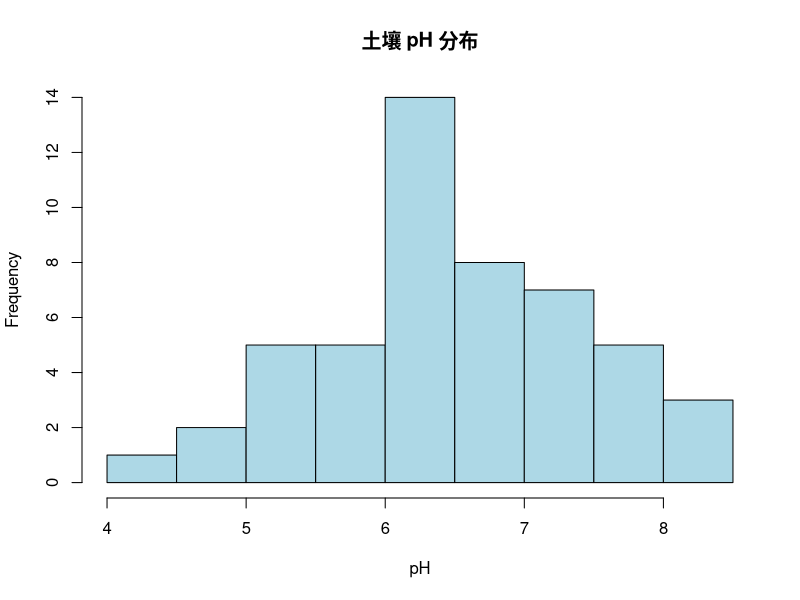
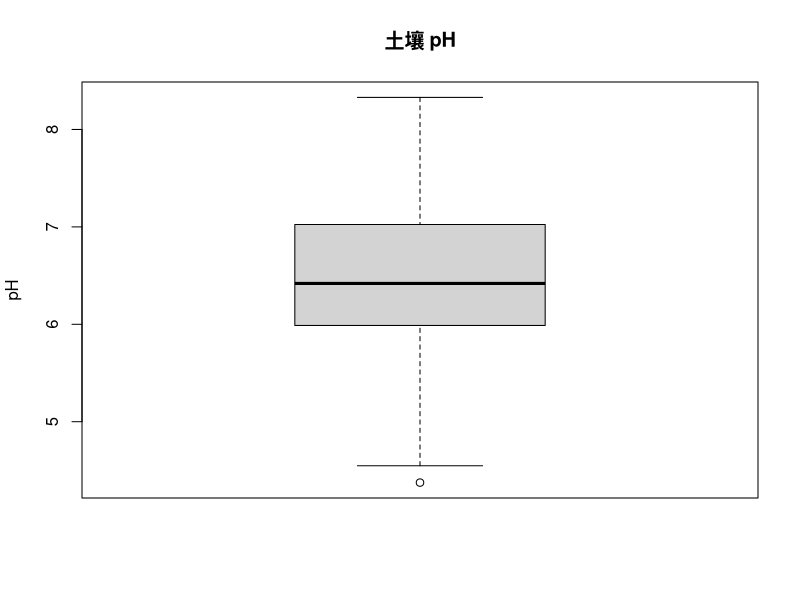
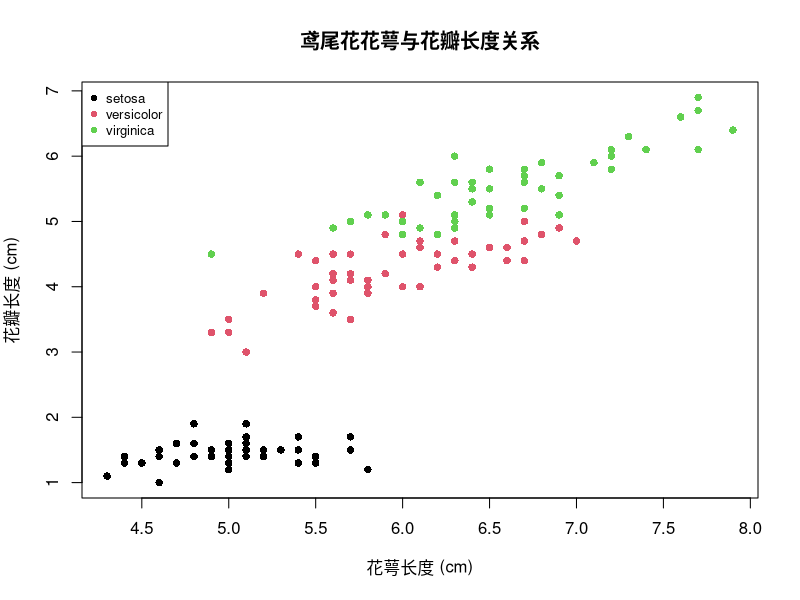

R code for these plots, in order:
## ---- chunk 1
x <- 3.14        # 赋值
y <- 42L          # 整数（加 L 后缀）
class(x)          # 查看类型
class(y)
## ---- chunk 2
name <- "广西大学"
species <- '马尾松'    # 单引号和双引号都可以
class(name)
nchar(name)            # 字符数
## ---- chunk 3
is_tree <- TRUE
is_herb <- FALSE
3 > 2              # 比较运算返回逻辑值
## ---- chunk 4
# 数值向量
heights <- c(12.5, 8.3, 15.7, 10.2, 9.8)

# 字符向量
species <- c("马尾松", "杉木", "桉树", "樟树", "楠木")

# 逻辑向量
is_native <- c(TRUE, TRUE, FALSE, TRUE, TRUE)
## ---- chunk 5
heights <- c(12.5, 8.3, 15.7, 10.2, 9.8)

# 基本运算
heights * 100          # 每个元素乘以 100（cm 转换）
heights + 1            # 每个元素加 1

# 统计函数
mean(heights)          # 平均值
sd(heights)            # 标准差
max(heights)           # 最大值
min(heights)           # 最小值
length(heights)        # 长度
## ---- chunk 6
heights <- c(12.5, 8.3, 15.7, 10.2, 9.8)

heights[1]             # 第 1 个元素（R 从 1 开始计数！）
heights[c(1, 3)]       # 第 1 和第 3 个
heights[heights > 10]  # 筛选大于 10 的元素
## ---- chunk 7
# 创建因子
habitat <- factor(c("森林", "草地", "湿地", "森林", "草地", "森林"))
habitat

# 查看水平
levels(habitat)

# 频次统计
table(habitat)
## ---- chunk 8
# 创建有序因子
soil_depth <- factor(
  c("0-10cm", "10-20cm", "20-30cm", "0-10cm", "10-20cm"),
  levels = c("0-10cm", "10-20cm", "20-30cm"),
  ordered = TRUE
)
soil_depth

# 有序因子支持比较运算
soil_depth[1] < soil_depth[3]  # TRUE：0-10cm < 20-30cm
## ---- chunk 9
# 创建数据框
tree_data <- data.frame(
  species = c("马尾松", "杉木", "桉树", "樟树", "楠木"),
  height = c(12.5, 8.3, 15.7, 10.2, 9.8),
  dbh = c(25.3, 15.8, 32.1, 20.5, 18.7),    # 胸径 (cm)
  native = c(TRUE, TRUE, FALSE, TRUE, TRUE)
)

# 查看数据
tree_data
str(tree_data)     # 查看结构
summary(tree_data) # 描述性统计
## ---- chunk 10
tree_data <- data.frame(
  species = c("马尾松", "杉木", "桉树", "樟树", "楠木"),
  height = c(12.5, 8.3, 15.7, 10.2, 9.8),
  dbh = c(25.3, 15.8, 32.1, 20.5, 18.7),
  native = c(TRUE, TRUE, FALSE, TRUE, TRUE)
)

tree_data$height       # 用 $ 访问列
tree_data[1, ]         # 第 1 行
tree_data[, 2]         # 第 2 列
tree_data[1, 2]        # 第 1 行第 2 列
## ---- chunk 11
# 生成示例数据
set.seed(42)  # 设置随机种子，确保可重复
soil_ph <- rnorm(50, mean = 6.5, sd = 0.8)  # 50 个土壤 pH 值

# 描述性统计
mean(soil_ph)          # 平均值
median(soil_ph)        # 中位数
sd(soil_ph)            # 标准差
var(soil_ph)           # 方差
range(soil_ph)         # 范围
quantile(soil_ph)      # 四分位数

# 综合统计
summary(soil_ph)
## ---- chunk 12
set.seed(42)
soil_ph <- rnorm(50, mean = 6.5, sd = 0.8)

# 直方图
hist(soil_ph, main = "土壤 pH 分布", xlab = "pH", col = "lightblue")

# 箱线图
boxplot(soil_ph, main = "土壤 pH", ylab = "pH")
## ---- chunk 13
# 加载数据
data(iris)

# 查看前 6 行
head(iris)

# 数据结构
str(iris)

# 描述性统计
summary(iris)

# 按物种分组统计花瓣长度
# tapply(数据, 分组变量, 函数) —— 对每组分别计算
tapply(iris$Petal.Length, iris$Species, mean)

# 简单散点图
plot(iris$Sepal.Length, iris$Petal.Length,
     col = as.numeric(iris$Species),
     pch = 16,
     xlab = "花萼长度 (cm)",
     ylab = "花瓣长度 (cm)",
     main = "鸢尾花花萼与花瓣长度关系")
legend("topleft", levels(iris$Species),
       col = 1:3, pch = 16, cex = 0.8)
